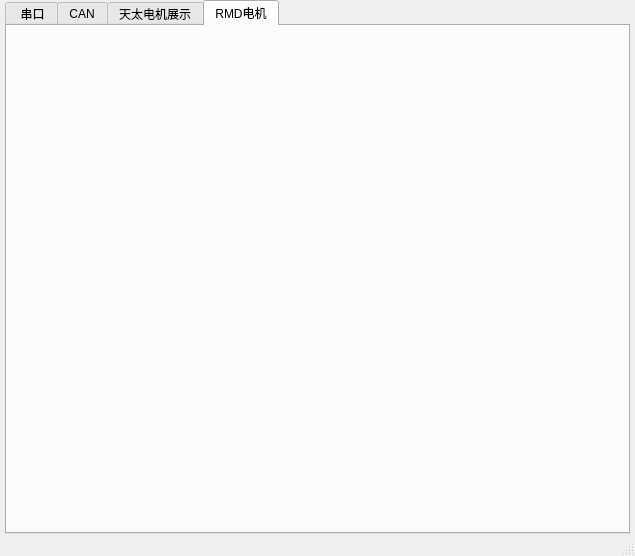
<?xml version="1.0" encoding="UTF-8"?>
<ui version="4.0">
 <class>MainWindow</class>
 <widget class="QMainWindow" name="MainWindow">
  <property name="geometry">
   <rect>
    <x>0</x>
    <y>0</y>
    <width>635</width>
    <height>556</height>
   </rect>
  </property>
  <property name="windowTitle">
   <string>MainWindow</string>
  </property>
  <widget class="QWidget" name="centralwidget">
   <layout class="QGridLayout" name="gridLayout">
    <property name="leftMargin">
     <number>5</number>
    </property>
    <property name="topMargin">
     <number>0</number>
    </property>
    <property name="rightMargin">
     <number>5</number>
    </property>
    <property name="bottomMargin">
     <number>0</number>
    </property>
    <property name="spacing">
     <number>0</number>
    </property>
    <item row="0" column="0">
     <widget class="QTabWidget" name="tabWidget">
      <property name="currentIndex">
       <number>3</number>
      </property>
      <widget class="QWidget" name="tab">
       <attribute name="title">
        <string> 串口</string>
       </attribute>
       <layout class="QGridLayout" name="gridLayout_2">
        <item row="0" column="0">
         <widget class="dataShowForm" name="widget_datashow" native="true"/>
        </item>
       </layout>
      </widget>
      <widget class="QWidget" name="tab_2">
       <attribute name="title">
        <string>CAN</string>
       </attribute>
       <layout class="QGridLayout" name="gridLayout_6">
        <item row="1" column="0">
         <widget class="canDataShowForm" name="widget_canDataShow" native="true"/>
        </item>
       </layout>
      </widget>
      <widget class="QWidget" name="tab_3">
       <attribute name="title">
        <string>天太电机展示</string>
       </attribute>
       <layout class="QGridLayout" name="gridLayout_3">
        <item row="0" column="0">
         <widget class="viewShowForm" name="widget_viewShowForm" native="true"/>
        </item>
       </layout>
      </widget>
      <widget class="QWidget" name="tab_4">
       <attribute name="title">
        <string>RMD电机</string>
       </attribute>
       <layout class="QGridLayout" name="gridLayout_4">
        <item row="0" column="0">
         <widget class="rmdSettingForm" name="widget_rmd" native="true"/>
        </item>
       </layout>
      </widget>
     </widget>
    </item>
   </layout>
  </widget>
  <widget class="QMenuBar" name="menubar">
   <property name="geometry">
    <rect>
     <x>0</x>
     <y>0</y>
     <width>635</width>
     <height>23</height>
    </rect>
   </property>
  </widget>
  <widget class="QStatusBar" name="statusbar"/>
 </widget>
 <customwidgets>
  <customwidget>
   <class>dataShowForm</class>
   <extends>QWidget</extends>
   <header>datashowform.h</header>
   <container>1</container>
  </customwidget>
  <customwidget>
   <class>canDataShowForm</class>
   <extends>QWidget</extends>
   <header>canDataShowForm.h</header>
   <container>1</container>
  </customwidget>
  <customwidget>
   <class>viewShowForm</class>
   <extends>QWidget</extends>
   <header>viewShowForm.h</header>
   <container>1</container>
  </customwidget>
  <customwidget>
   <class>rmdSettingForm</class>
   <extends>QWidget</extends>
   <header>rmdSettingForm.h</header>
   <container>1</container>
  </customwidget>
 </customwidgets>
 <resources/>
 <connections/>
</ui>
